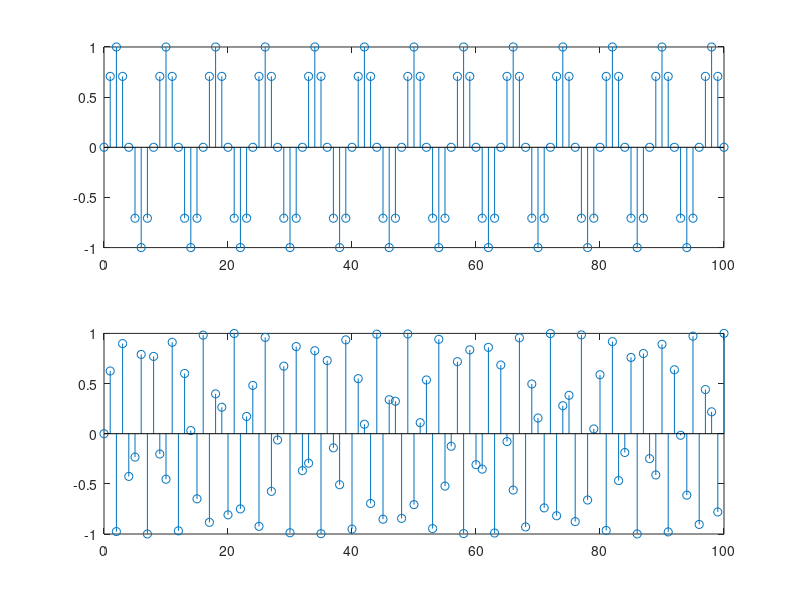

The MATLAB source for this figure:
clc;
clear all;
close all;
n=0:1:100;
y1=sin(0.25*pi*n);
y2=sin(0.25*3.14*pi*n);
subplot(2,1,1);
stem(n,y1);
subplot(2,1,2);
stem(n,y2);

